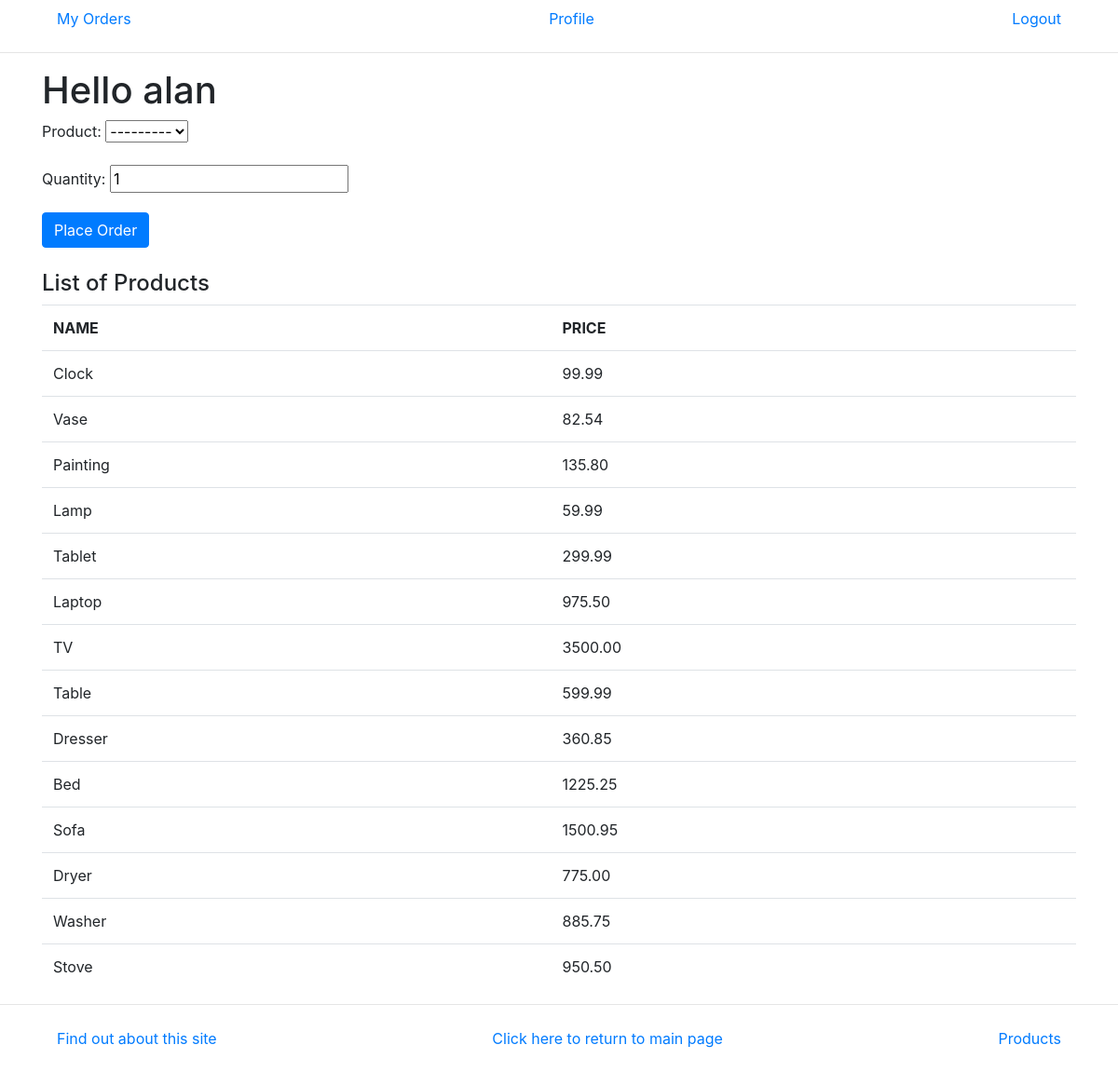
/storeapp/place_order (signed in), run on the app's committed database.
### storeapp/models.py (models this page shows, shortened)
class Product(models.Model):
    category = models.ForeignKey(Category, related_name='products', on_delete=models.CASCADE)
    name = models.CharField(max_length=200)
    price = models.DecimalField(max_digits=10, decimal_places=2)
    stock = models.PositiveIntegerField(default=100, validators={})
    available = models.BooleanField(default=True)
    description = models.TextField(max_length=200, null=True, blank=True)
    interested = models.PositiveIntegerField(default=0)
    def __str__(self):
        return self.name

### storeapp/views.py (the view)
# urls.py: path(r'place_order', views.place_order, name='place_order'),
def place_order(request):
    if request.user.is_authenticated:
        msg = ''
        prodlist = Product.objects.all()
        if request.method == 'POST':
            form = OrderForm(request.POST)
            if form.is_valid():
                order = form.save(commit=False)
                product = Product.objects.get(name=order.product.name)
                if order.num_units <= order.product.stock:
                    order.product.stock = order.product.stock - order.num_units
                    product.stock = order.product.stock
                    product.save()
                    order.client = Client.objects.get(first_name=request.user.first_name)
                    order.save()
                    msg = 'Your order has been placed successfully.'
                else:
                    msg = 'We do not have sufficient stock to fill your order. Try Again later..'
                    if order.product.stock <= 10:
                        product.refill()
                        product.save()
                return render(request, 'storeapp/order_response.html', {'msg': msg})
        else:
            form = OrderForm()
            return render(request, 'storeapp/placeorder.html', {'form': form, 'msg': msg, 'prodlist': prodlist})
    else:
        request.session['place_order'] = 'True'
        return HttpResponseRedirect(reverse('storeapp:login'))

### storeapp/forms.py
class OrderForm(forms.ModelForm):
    class Meta:
        model = Order
        fields = ('product', 'num_units', )
        labels = {'num_units': 'Quantity'}

### storeapp/templates/storeapp/placeorder.html (shortened to what this page needs)
{% extends 'storeapp/base.html' %}
{% block body_block %}
    {% if prodlist %}
        {% if request.user.is_authenticated %}
        <form method="post">
            {{ form.as_p }}
            <input class="btn btn-primary" type="submit" value="Place Order">
        </form>
        {% else %}
            <p>You are not Logged in..!</p>
            <a href="{% url 'storeapp:login' %}">Click here</a> to Login
        {% endif %}
        <br>
        <h4>List of Products</h4>
        <table class="table" >
        <tr><td><b>NAME</b></td><td><b>PRICE</b></td></tr>
            {% for prod in prodlist %}
                <tr>
                    <td>{{ prod.name }}</td>
                    <td> {{ prod.price }} </td>
                </tr>
            {%  endfor %}
        </table>
    {% else %}
        <p>There are no products</p>
    {% endif %}
{% endblock %}

### storeapp/templates/storeapp/base.html (shortened to what this page needs)
<!DOCTYPE html>
{% load staticfiles %}
<html>
    <head>
        <link rel="stylesheet" type="text/css" href="{% static 'storeapp/bootstrap.css' %}" />
    </head>
    <body>
        <div class="container">
            <ul class="navbar">
                {% if request.user.is_authenticated %}
                     <li class="nav"><a href = "{% url 'storeapp:myorders' %}">My Orders</a></li>
                     <li class="nav">{%  block prof_link %}<a href = "{% url 'storeapp:profile' %}">Profile</a>{% endblock %}</li>
                     <li class="nav"><a href = "{% url 'storeapp:logout' %}">Logout</a></li>
                {% else %}
                    <li class="nav"><a href = "{% url 'storeapp:login' %}">Login</a></li>
                    <li class="nav"><a href = "{% url 'storeapp:register' %}">Register</a></li>
                {% endif %}
            </ul>
        </div>
        <hr class="navbar-dark">
        <div class="container">
            {% if request.user.is_authenticated %}
            <h1>{% block myhdg %}Hello {{ request.user.username }} {% endblock %}</h1>
            {% endif %}
            {% block body_block %}*** {% endblock %}
        </div>
        <hr />
        {% block nav %}
        <div class="container">
            <ul class="navbar">
                <li class="nav"><a href="about">Find out about this site</a></li>
                <li class="nav"><a href = "{% url 'storeapp:index' %}">Click here to return to main page</a></li>
                <li class="nav"><a href = "{% url 'storeapp:products' %}">Products</a></li>
            </ul>
        </div>
        {% endblock %}
    </body>
</html>

### data on the page
Product: name "Clock", price "99.99"
Product: name "Vase", price "82.54"
Product: name "Painting", price "135.80"
Product: name "Lamp", price "59.99"
Product: name "Tablet", price "299.99"
Product: name "Laptop", price "975.50"
Product: name "TV", price "3500.00"
Product: name "Table", price "599.99"
Product: name "Dresser", price "360.85"
Product: name "Bed", price "1225.25"
Product: name "Sofa", price "1500.95"
Product: name "Dryer", price "775.00"
Product: name "Washer", price "885.75"
Product: name "Stove", price "950.50"

### other printed values
{{ request.user.username }} "alan"
